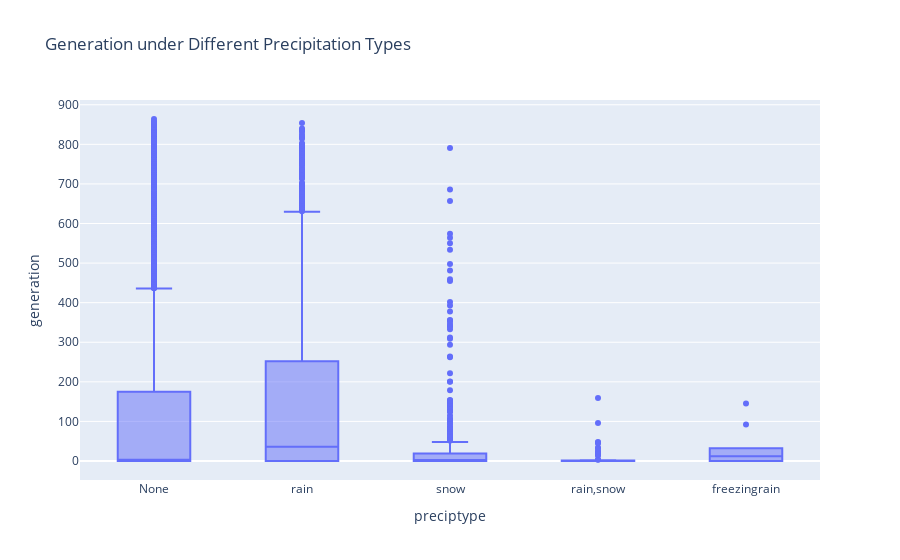

Notebook code for this chart:
### Code cell
px.box(
    train_df,
    x="preciptype",
    y="generation",
    title="Generation under Different Precipitation Types"
)
# from following graph i can that i was right when i had assumed the order of max solar generation according to
#  preciptype.(None>rain>snow>snow,rain,freezingrain)
# i can see in the following data median for rain and freezingrain is higher than None,and yes that is possible,when
#  preciptype might have been at that time there might have been more nights(generation=0),and when preciptype might have been 
# either rain or freezing rain there might have been less number of nights hence less number of zero power generation. It 
# really doesn't affect our model.

### Figure 1 — Plotly figure (JSON) as saved in the notebook; plotly's stock layout.template omitted (floating-point values rounded to 4 significant figures; data arrays with more than 128 entries replaced by an {"elided": "..."} marker saying what was removed)
{"data": [{"alignmentgroup": "True", "hovertemplate": "preciptype=%{x}<br>generation=%{y}<extra></extra>", "legendgroup": "", "marker": {"color": "#636efa"}, "name": "", "notched": false, "offsetgroup": "", "orientation": "v", "showlegend": false, "type": "box", "x": {"elided": "9717 str values"}, "x0": " ", "xaxis": "x", "y": {"elided": "9717 float values"}, "y0": " ", "yaxis": "y"}], "layout": {"boxmode": "group", "legend": {"tracegroupgap": 0}, "title": {"text": "Generation under Different Precipitation Types"}, "xaxis": {"anchor": "y", "domain": [0, 1], "title": {"text": "preciptype"}}, "yaxis": {"anchor": "x", "domain": [0, 1], "title": {"text": "generation"}}}}
